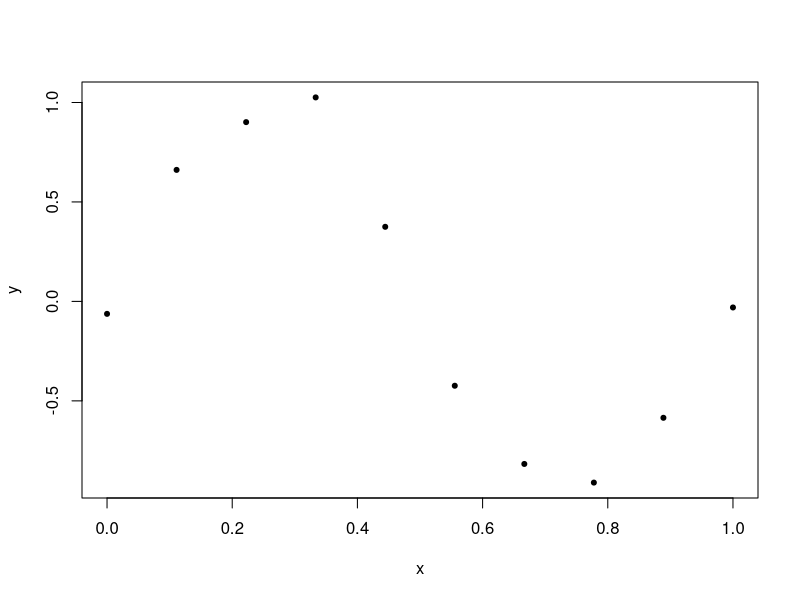

Reproduce this figure in R. (Note: this script raises an error after producing the figure.)

mlr <- function(response, predictor, df)
{
  require(dplyr)
  
  xmat <- dplyr::select(df, all_of(predictor)) %>%
    as.matrix()
  
  # adding a column of 1's for b0
  xmat <- cbind(rep(1, nrow(xmat)), xmat)
  
  #print(xmat)
  #message(class(xmat))
  
  yvec <- dplyr::select(df, all_of(response)) %>%
    unlist() %>%
    as.numeric()
  
  #print(yvec)
  #message(class(yvec))
  
  # design matrix
  bvec <- solve(t(xmat) %*% xmat) %*% (t(xmat) %*% yvec)
  
  return(bvec)
}

polyreg <- function(y, x, order)
{
  require(dplyr)
  
  xmat <- matrix(NA, nrow=length(x), ncol = order)
  for (i in 1:order)
  {
    xmat[,i] <- x**i
  }
  xmat <- cbind(rep(1, length(x)), # for b0
                xmat)
  #print(xmat)
  # design matrix
  bvec <- solve(t(xmat) %*% xmat) %*% (t(xmat) %*% y)
  
  return(bvec)
}

polyreg_wr <- function(y, x, order, lambda)
{
  require(dplyr)
  
  xmat <- matrix(NA, nrow=length(x), ncol = order)
  for (i in 1:order)
  {
    xmat[,i] <- x**i
  }
  xmat <- cbind(rep(1, length(x)), # for b0
                xmat)
  #print(xmat)
  # design matrix
  bvec <- solve(lambda * diag(order+1) + t(xmat) %*% xmat) %*% t(xmat) %*% y
  return(bvec)
}

plot_poly <- function(model, xval)
{
  yhat <- vector()
  s <- 0
  xval <- seq(min(xval),max(xval),len=50)
  for (i in 1:length(model))
  {
    s <- s + (model[i] * (xval**(i-1)))
  }
  points(xval, s, type="l", col="blue", lwd=2)
  
  return(s)
}



# random data
x <- seq(0,1, length = 10)
set.seed(1)
y <- sin(2*pi*x) + rnorm(n = 10, mean = 0, sd = .1)
plot(x, y, type="p", pch=20)

pmd <- polyreg(y=y, x=x, order=9) %>% as.vector()
yhat <- plot_poly(pmd, x)
points(x, yhat, col="blue", type="l", lwd=2)
points(x, sin(2*pi*x), col="green", lwd=2, type="l")
# order 3: yhat <- pmd[1] + pmd[2]*x + pmd[3]*(x**2) + pmd[4]*(x**3)

pmd <- polyreg_wr(y=y, x=x, order=9, lambda = exp(-18)) %>% as.vector()
yhat <- plot_poly(pmd, x)

yy <- plot_poly(pmd, x)

# illustrating the polynomial case with/without regularizer

# data
x <- c(1,2,3,5,7)
y <- c(3,5,1,12,10)

par(mfrow=c(1,2))
plot(x, y, type="p", pch=20, ylim=c(1,20))

# without regularizer
pmd <- polyreg(y=y, x=x, order=4) %>% as.vector()
yhat <- plot_poly(pmd, x)

plot(x, y, type="p", pch=20, ylim=c(1,20))

# with regularizer
pmd <- polyreg_wr(y=y,x=x, order = 1, lambda = -4069.21) 
yhat <- plot_poly(pmd, x)


x <- 1:100
y <- (2*x)+6+rnorm(mean=0, sd=13, n=100)
plot(x, y, pch=20)

# with regularizer
pmd <- polyreg_wr(y=y,x=x, order = 9, lambda = exp(-18)) 
yh <- pred_poly(pmd, x)
mse(yh, y) # 0.002756901
yhat <- plot_poly(pmd, x)



sx <- .1111111
sy <- .73554456
e <- vector()
l <- c(.05)
p <- vector()

for (i in 1:1000)
{
  pmd <- polyreg_wr(y=y,x=x, order = 9, lambda = (l[i])) 
  p <- pred_poly(pmd, x)
  e[i] <- mse(y, p)
  l[1+i] <- l[i] - (1/2)*(sum((pmd[-1,])**2))
  
  
}

